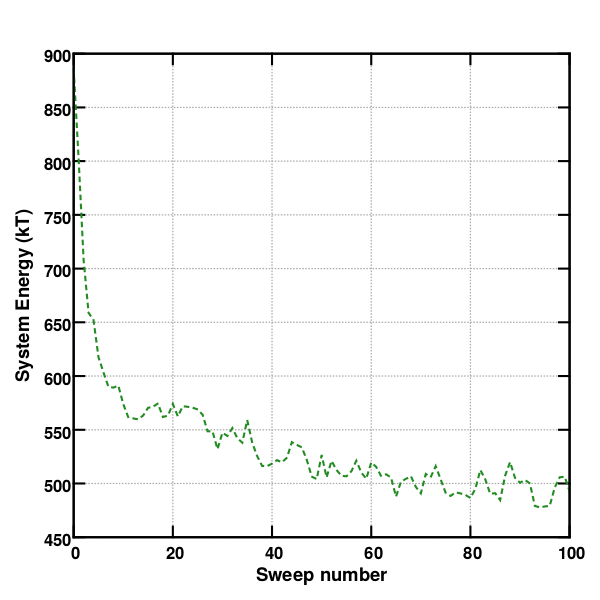

gnuplot code for this plot:
set grid back lw 6 lt 0 lc rgb "#AAAAAA"
set border lw 6
set bmargin 2.4
set tmargin 2

set encoding utf8

set xlabel "Sweep number"  font "Helvetica-Bold, 20" offset 0,1.2
set ylabel "System Energy (kT)"  font "Helvetica-Bold, 20" offset 2,0

set xtics font "Helvetica-Bold, 18" offset 0,0.5
set ytics font "Helvetica-Bold, 18" offset 0.8,0

set xrange [0:100]

set key above

set term pdf enhanced font "Helvetica-Bold, 20" dashed size 6,6
set output 'Sample_Output_Energies.pdf'

plot 'Example_Output_Energies.txt' u 1:2 w l lw 6 lt 2 lc rgb 'forest-green' notitle
     
unset output

